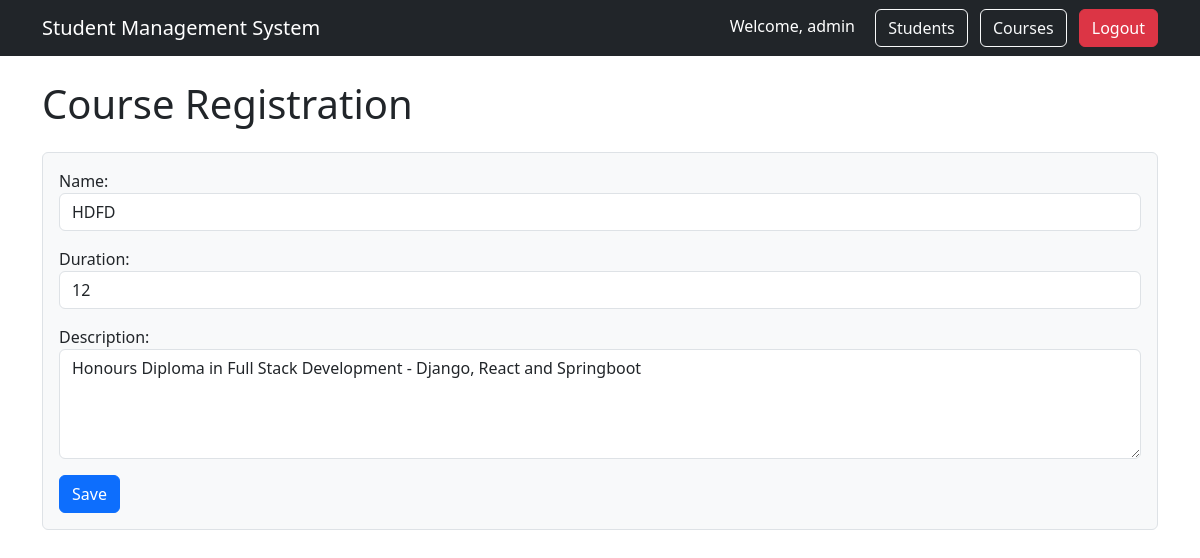
Screenshot of /course/edit/2/ (signed in) with the database file from the repository.
### api/models.py (models this page shows, shortened)
class Course(models.Model):
    name = models.CharField(max_length=50)
    duration = models.IntegerField()
    description = models.TextField()

### api/views.py (the view)
# urls.py: path('course/edit/<int:id>/', views.edit_course, name='edit_course'),
@login_required
def edit_course(request, id):
    course = get_object_or_404(Course, id = id)
    if request.method == "POST":
        form = CourseForm(
            request.POST,
            instance=course
        )
        if form.is_valid():
            form.save()
            return redirect('course_list')
    else:
        form = CourseForm(instance=course)
    return render(
            request,
             "courses/create.html",
             { "form" : form}
        )

### api/forms.py (shortened to what this page needs)
class CourseForm(forms.ModelForm):
    class Meta:
        model = Course
        fields = '__all__'
        widgets = {
            'name': forms.TextInput(attrs={'class': 'form-control', 'placeholder': 'Enter Course Name'}),
            'duration': forms.NumberInput(attrs={'class': 'form-control', 'placeholder': 'Enter Duration'}),
            'description': forms.Textarea(attrs={'class': 'form-control', 'placeholder': 'Enter Course Description', 'rows': 4})
        }

### templates/courses/create.html (shortened to what this page needs)
{% extends "base.html" %}
{% block content %}
<h1 class="mb-4">Course Registration</h1>
<form method="POST" enctype="multipart/form-data" class="p-3 border rounded bg-light">
    {{ form.as_p }}
    <button type="submit" class="btn btn-primary">Save</button>
</form>
{% endblock %}

### templates/base.html (shortened to what this page needs)
<!DOCTYPE html>
<html>
<head>
    <link href="https://cdn.jsdelivr.net/npm/bootstrap@5.3.3/dist/css/bootstrap.min.css" rel="stylesheet">
</head>
<body>
<nav class="navbar navbar-expand-lg navbar-dark bg-dark">
    <div class="container">
        <a class="navbar-brand" href="{% url 'student_list' %}">
            Student Management System
        </a>
        <div class="ms-auto">
            {% if user.is_authenticated %}
                <span class="text-white me-3">
                    Welcome, {{ user.username }}
                </span>
                <a href="{% url 'student_list' %}" class="btn btn-outline-light me-2">
                    Students
                </a>
                <a href="{% url 'course_list' %}" class="btn btn-outline-light me-2">
                    Courses
                </a>
                <form method="POST" action="{% url 'logout' %}" style="display:inline;">
                    <button type="submit" class="btn btn-danger">
                        Logout
                    </button>
                </form>
            {% else %}
                <a href="{% url 'login' %}" class="btn btn-success">
                    Login
                </a>
            {% endif %}
        </div>
    </div>
</nav>
<div class="container mt-4">
    {% block content %}
    {% endblock %}
</div>
</body>
</html>

### rows the page displays
Course: name "HDFD", duration "12", description "Honours Diploma in Full Stack Development - Django, React and Springboot"

### other values shown
{{ user.username }} "admin"
